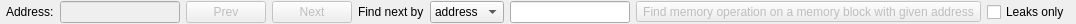
<?xml version="1.0" encoding="UTF-8"?>
<ui version="4.0">
 <class>OperationSearchWidget</class>
 <widget class="QWidget" name="OperationSearchWidget">
  <property name="geometry">
   <rect>
    <x>0</x>
    <y>0</y>
    <width>824</width>
    <height>24</height>
   </rect>
  </property>
  <property name="minimumSize">
   <size>
    <width>0</width>
    <height>24</height>
   </size>
  </property>
  <property name="maximumSize">
   <size>
    <width>16777215</width>
    <height>24</height>
   </size>
  </property>
  <property name="windowTitle">
   <string>Form</string>
  </property>
  <layout class="QHBoxLayout" name="horizontalLayout_2">
   <property name="leftMargin">
    <number>6</number>
   </property>
   <property name="topMargin">
    <number>0</number>
   </property>
   <property name="rightMargin">
    <number>6</number>
   </property>
   <property name="bottomMargin">
    <number>0</number>
   </property>
   <item>
    <widget class="QLabel" name="label_2">
     <property name="text">
      <string>Address:</string>
     </property>
    </widget>
   </item>
   <item>
    <widget class="QLineEdit" name="lineEditAddress">
     <property name="enabled">
      <bool>false</bool>
     </property>
     <property name="minimumSize">
      <size>
       <width>120</width>
       <height>0</height>
      </size>
     </property>
     <property name="maximumSize">
      <size>
       <width>120</width>
       <height>16777215</height>
      </size>
     </property>
     <property name="text">
      <string/>
     </property>
     <property name="alignment">
      <set>Qt::AlignRight|Qt::AlignTrailing|Qt::AlignVCenter</set>
     </property>
     <property name="readOnly">
      <bool>true</bool>
     </property>
    </widget>
   </item>
   <item>
    <widget class="QPushButton" name="buttonPrev">
     <property name="enabled">
      <bool>false</bool>
     </property>
     <property name="toolTip">
      <string>Find previous operation on the same memory block</string>
     </property>
     <property name="text">
      <string>Prev</string>
     </property>
    </widget>
   </item>
   <item>
    <widget class="QPushButton" name="buttonNext">
     <property name="enabled">
      <bool>false</bool>
     </property>
     <property name="toolTip">
      <string>Find next operation on the same memory block</string>
     </property>
     <property name="text">
      <string>Next</string>
     </property>
    </widget>
   </item>
   <item>
    <spacer name="horizontalSpacer">
     <property name="orientation">
      <enum>Qt::Horizontal</enum>
     </property>
     <property name="sizeHint" stdset="0">
      <size>
       <width>216</width>
       <height>20</height>
      </size>
     </property>
    </spacer>
   </item>
   <item>
    <widget class="QLabel" name="label">
     <property name="text">
      <string>Find next by</string>
     </property>
    </widget>
   </item>
   <item>
    <widget class="QComboBox" name="comboBox">
     <item>
      <property name="text">
       <string>address</string>
      </property>
     </item>
     <item>
      <property name="text">
       <string>size</string>
      </property>
     </item>
    </widget>
   </item>
   <item>
    <widget class="QLineEdit" name="lineEditSearch">
     <property name="minimumSize">
      <size>
       <width>120</width>
       <height>0</height>
      </size>
     </property>
     <property name="maximumSize">
      <size>
       <width>120</width>
       <height>16777215</height>
      </size>
     </property>
    </widget>
   </item>
   <item>
    <widget class="QToolButton" name="buttonSearch">
     <property name="enabled">
      <bool>false</bool>
     </property>
     <property name="toolTip">
      <string>Finds next memory operaton with given address or size</string>
     </property>
     <property name="text">
      <string>Find memory operation on a memory block with given address</string>
     </property>
     <property name="icon">
      <iconset resource="mtuner.qrc">
       <normaloff>:/MTuner/resources/images/Lupa16.png</normaloff>:/MTuner/resources/images/Lupa16.png</iconset>
     </property>
    </widget>
   </item>
   <item>
    <widget class="QCheckBox" name="leaksCheckBox">
     <property name="text">
      <string>Leaks only</string>
     </property>
    </widget>
   </item>
  </layout>
 </widget>
 <resources>
  <include location="mtuner.qrc"/>
 </resources>
 <connections/>
</ui>
